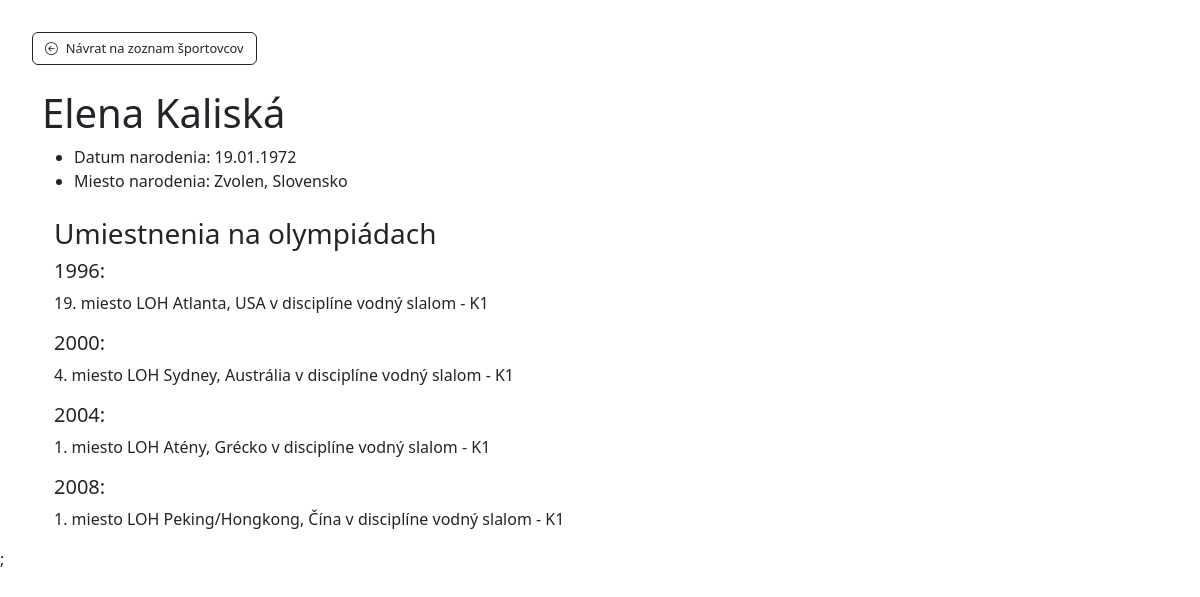
Screenshot of /athlete_detail.php?id=3 with the database file from the repository.
### tables this page shows
CREATE TABLE `person` (
  `id` int UNSIGNED NOT NULL,
  `name` varchar(100) NOT NULL,
  `surname` varchar(100) NOT NULL,
  `birth_day` date NOT NULL,
  `birth_place` varchar(100) NOT NULL,
  `birth_country` varchar(100) NOT NULL,
  `death_day` date DEFAULT NULL,
  `death_place` varchar(100) DEFAULT NULL,
  `death_country` varchar(100) DEFAULT NULL
);

CREATE TABLE `game` (
  `id` int UNSIGNED NOT NULL,
  `type` varchar(10) NOT NULL,
  `year` smallint NOT NULL,
  `game_order` tinyint UNSIGNED NOT NULL,
  `city` varchar(100) NOT NULL,
  `country` varchar(100) NOT NULL
);

CREATE TABLE `standing` (
  `id` int UNSIGNED NOT NULL,
  `person_id` int UNSIGNED NOT NULL,
  `game_id` int UNSIGNED NOT NULL,
  `placing` int UNSIGNED NOT NULL,
  `discipline` varchar(200) NOT NULL
);

### athlete_detail.php (the view, shortened to what this page needs)
<?php
    try {
        $db_connection = new PDO("mysql:host=$hostname;dbname=$dbname", $dbusername, $dbpassword);
        $db_connection->setAttribute(PDO::ATTR_ERRMODE, PDO::ERRMODE_EXCEPTION);
        $query = "SELECT p.name, p.surname, p.birth_day, p.birth_place, p.birth_country, p.death_day, p.death_place, p.death_country
                FROM person p
                WHERE p.id = ?";
        $stmt_athlete = $db_connection->prepare($query);
        $stmt_athlete->execute([$_GET['id']]);
        $athlete =$stmt_athlete->fetchAll(PDO::FETCH_ASSOC);
        $query = "SELECT g.type, g.year, g.city, g.country, s.placing, s.discipline
                FROM person p, game g, standing s
                WHERE p.id = ?
                AND s.person_id = p.id
                AND s.game_id = g.id
                ORDER BY year, s.placing;";
        $stmt_results = $db_connection->prepare($query);
        $stmt_results->execute([$_GET['id']]);
        $results =$stmt_results->fetchAll(PDO::FETCH_ASSOC);
    }catch (PDOException $e){
        echo "<script>console.log('Error connecting to database');</script>";
    }
?>
<!doctype html>
<html lang="en">
<head>
    <link href="https://cdn.jsdelivr.net/npm/bootstrap@5.3.0-alpha1/dist/css/bootstrap.min.css" rel="stylesheet">
    <link rel="stylesheet" href="https://cdn.jsdelivr.net/npm/bootstrap-icons@1.10.3/font/bootstrap-icons.css">
    <link rel="stylesheet" href="vendor/css/styleAthlete.css">
</head>
<body>
<button type="button" id="backButton" class="btn btn-outline-dark"><i id="backIcon" class="bi bi-arrow-left-circle"></i>Návrat na zoznam športovcov</button>
<div class="container ml-4 mp-4 mt-4">
    <?php
    $birth_date = new DateTimeImmutable($athlete[0]["birth_day"]);
    echo "<h1>" . $athlete[0]['name'] . " " . $athlete[0]['surname'] . "</h1>";
    if (is_null($athlete[0]['death_day'])){
        echo "<ul>
                <li>Datum narodenia: " .  $birth_date->format("d.m.Y") . "</li>
                <li>Miesto narodenia: " . $athlete[0]['birth_place'] . ", " . $athlete[0]['birth_country'] . "</li>
            </ul>";
    }
    ?>
    <div class="container mp-4 mt-4">
        <h3>Umiestnenia na olympiádach</h3>
        <?php
        $year_prev = $results[0]['year'];
        echo "<h5>" . $year_prev . ":" . "</h5>";
        foreach ($results as $result){
            if ($result['year'] != $year_prev){
                $year_prev = $result['year'];
                echo "<h5>" . $year_prev . ":" . "</h5>";
            }
            echo "<p>" . $result['placing'] . ". " . "miesto " . $result['type'] . " ". $result['city'] . ", ". $result['country'] . " v disciplíne " . $result['discipline'] . "</p>";
        }
        ?>
    </div>
</div>
<script src="vendor/js/scriptAthlete.js"></script>;
</body>
</html>

### rows the page displays
person: name "Elena", surname "Kaliská", birth_day "19.01.1972", birth_place "Zvolen", birth_country "Slovensko"
game: year "1996"
standing: placing "19", game.type "LOH", game.city "Atlanta", game.country "USA", discipline "vodný slalom - K1"
standing: game.year "2000", placing "4", game.type "LOH", game.city "Sydney", game.country "Austrália", discipline "vodný slalom - K1"
standing: game.year "2004", placing "1", game.type "LOH", game.city "Atény", game.country "Grécko", discipline "vodný slalom - K1"
standing: game.year "2008", placing "1", game.type "LOH", game.city "Peking/Hongkong", game.country "Čína", discipline "vodný slalom - K1"
